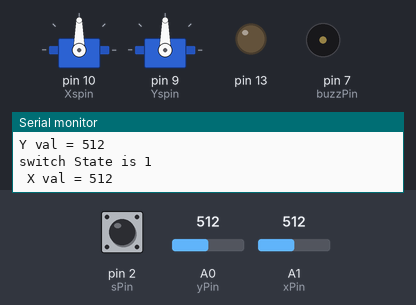
Bench run of a sketch on a simulated Arduino Uno, built with avr-gcc and run on an emulated ATmega328P. Parts: 2 × servo, output pins drawn as LEDs (lit = HIGH), buzzer (waves = sounding), the last lines printed to the serial monitor. Inputs (shaded band) come from the test bench; at power-on: A0 (yPin) = 512, A1 (xPin) = 512, pin 2 (sPin) HIGH.

Above: at 1.2 s.
1.3 s: A0 (yPin) set to 716
At 2.3 s:
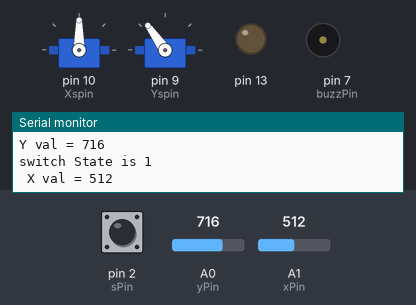
2.8 s: A1 (xPin) set to 0
At 4.0 s:
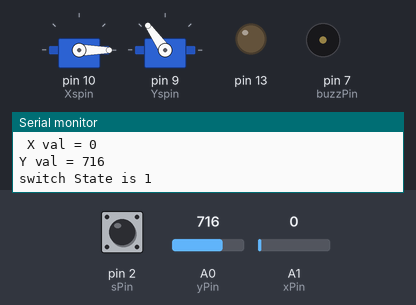
4.3 s: pin 2 (sPin) pulled LOW for 0.15 s
At 4.43 s:
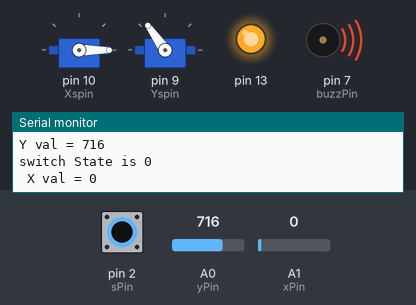
5.9 s: A1 (xPin) set to 8
At 6.8 s:
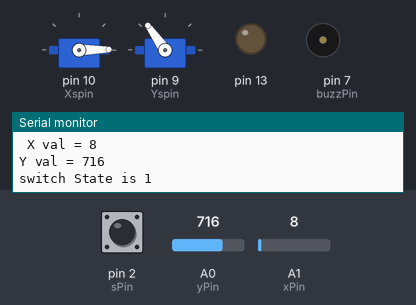
8.9 s: A1 (xPin) set to 11
11.9 s: A0 (yPin) set to 109
At 13.1 s:
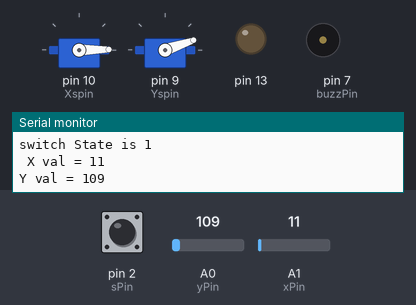
13.4 s: A0 (yPin) set to 90
At 14.2 s:
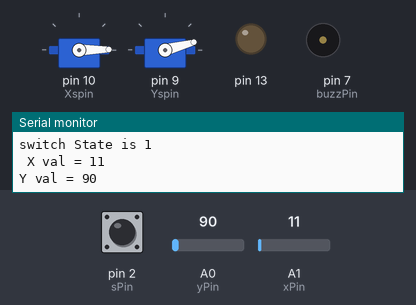
Timing chart, 0 to 16.4 s (numbered marks = the images above; inputs shaded):
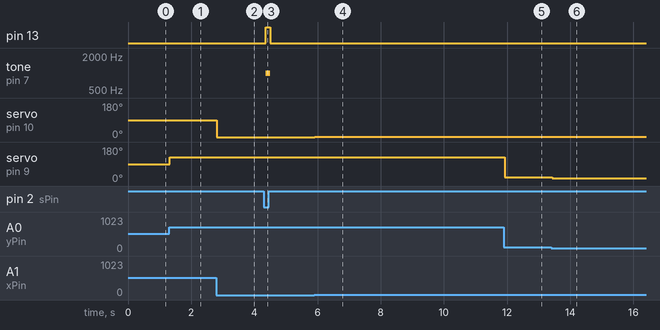

The sketch:

sketch_jun21a.ino
```cpp
#include <Servo.h>
Servo Xservo;
Servo Yservo;
int xPin = A1;
int yPin = A0;
int sPin = 2;
int Xspin = 10;
int Yspin = 9;
int WVx ;
int WVy ;
int Xval;
int Yval;
int Sval;
int dt = 2;
int buzzPin = 7;


void setup() {
  Xservo.attach(Xspin);
  Yservo.attach(Yspin);
  Serial.begin(9600);
  pinMode(13 , OUTPUT);
  pinMode(xPin , INPUT);
  pinMode(yPin , INPUT);
  pinMode(sPin , INPUT);
  pinMode(Xspin , OUTPUT);
  pinMode(Yspin , OUTPUT);
  pinMode(buzzPin ,  OUTPUT);
  digitalWrite(sPin , HIGH);
}

void loop() {
  Xval = analogRead(xPin);
  Yval = analogRead(yPin);
  WVx = (180./1023.)*Xval;
  WVy = (180./1023.)*Yval;
  Sval = digitalRead(sPin);
  Xservo.write(WVx);
  Yservo.write(WVy);
  delay(dt);
  Serial.print(" X val = ");
  Serial.println(Xval);
  Serial.print("Y val = ");
  Serial.println(Yval);
  Serial.print("switch State is ");
  Serial.println(Sval);
  if (Sval == LOW){
    tone(buzzPin , 1000);
    digitalWrite(13 , HIGH);


  }else{
      noTone(buzzPin);
      digitalWrite(13, LOW);
    }

  delay(2);
}
```

Measured:
- after the input at 1.3 s, servo on pin 9 (Yspin): 90° → 125° at once
- after the input at 2.8 s, servo on pin 10 (Xspin): 90° → 0° at once
- after the input at 4.3 s, pin 13: LOW → HIGH after 0.06 s, → LOW 0.14 s later; tone on pin 7 (buzzPin): silent → 1000 Hz after 0.06 s, → silent 0.14 s later
- after the input at 5.9 s, servo on pin 10 (Xspin): 0° → 1° at once
- after the input at 11.9 s, servo on pin 9 (Yspin): 125° → 19° at once
- after the input at 13.4 s, servo on pin 9 (Yspin): 19° → 15° at once
